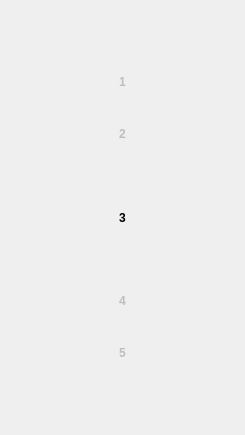
<?xml version="1.0" encoding="UTF-8"?>
<ui version="4.0">
 <class>DayPicker</class>
 <widget class="QWidget" name="DayPicker">
  <property name="geometry">
   <rect>
    <x>0</x>
    <y>0</y>
    <width>245</width>
    <height>435</height>
   </rect>
  </property>
  <property name="sizePolicy">
   <sizepolicy hsizetype="Preferred" vsizetype="Minimum">
    <horstretch>0</horstretch>
    <verstretch>0</verstretch>
   </sizepolicy>
  </property>
  <property name="minimumSize">
   <size>
    <width>0</width>
    <height>215</height>
   </size>
  </property>
  <property name="windowTitle">
   <string>DayPicker</string>
  </property>
  <layout class="QVBoxLayout" name="verticalLayout">
   <item>
    <widget class="QLabel" name="dayMinus2">
     <property name="enabled">
      <bool>false</bool>
     </property>
     <property name="font">
      <font>
       <weight>75</weight>
       <bold>true</bold>
      </font>
     </property>
     <property name="text">
      <string>1</string>
     </property>
     <property name="alignment">
      <set>Qt::AlignBottom|Qt::AlignHCenter</set>
     </property>
    </widget>
   </item>
   <item>
    <widget class="QLabel" name="dayMinus1">
     <property name="enabled">
      <bool>false</bool>
     </property>
     <property name="font">
      <font>
       <weight>75</weight>
       <bold>true</bold>
      </font>
     </property>
     <property name="text">
      <string>2</string>
     </property>
     <property name="alignment">
      <set>Qt::AlignCenter</set>
     </property>
    </widget>
   </item>
   <item>
    <widget class="QLabel" name="selectedDay">
     <property name="font">
      <font>
       <weight>75</weight>
       <bold>true</bold>
      </font>
     </property>
     <property name="text">
      <string>3</string>
     </property>
     <property name="alignment">
      <set>Qt::AlignCenter</set>
     </property>
    </widget>
   </item>
   <item>
    <widget class="QLabel" name="dayPlus1">
     <property name="enabled">
      <bool>false</bool>
     </property>
     <property name="font">
      <font>
       <weight>75</weight>
       <bold>true</bold>
      </font>
     </property>
     <property name="text">
      <string>4</string>
     </property>
     <property name="alignment">
      <set>Qt::AlignCenter</set>
     </property>
    </widget>
   </item>
   <item>
    <widget class="QLabel" name="dayPlus2">
     <property name="enabled">
      <bool>false</bool>
     </property>
     <property name="font">
      <font>
       <weight>75</weight>
       <bold>true</bold>
      </font>
     </property>
     <property name="text">
      <string>5</string>
     </property>
     <property name="alignment">
      <set>Qt::AlignHCenter|Qt::AlignTop</set>
     </property>
    </widget>
   </item>
  </layout>
 </widget>
 <layoutdefault spacing="6" margin="11"/>
 <resources/>
 <connections/>
</ui>
